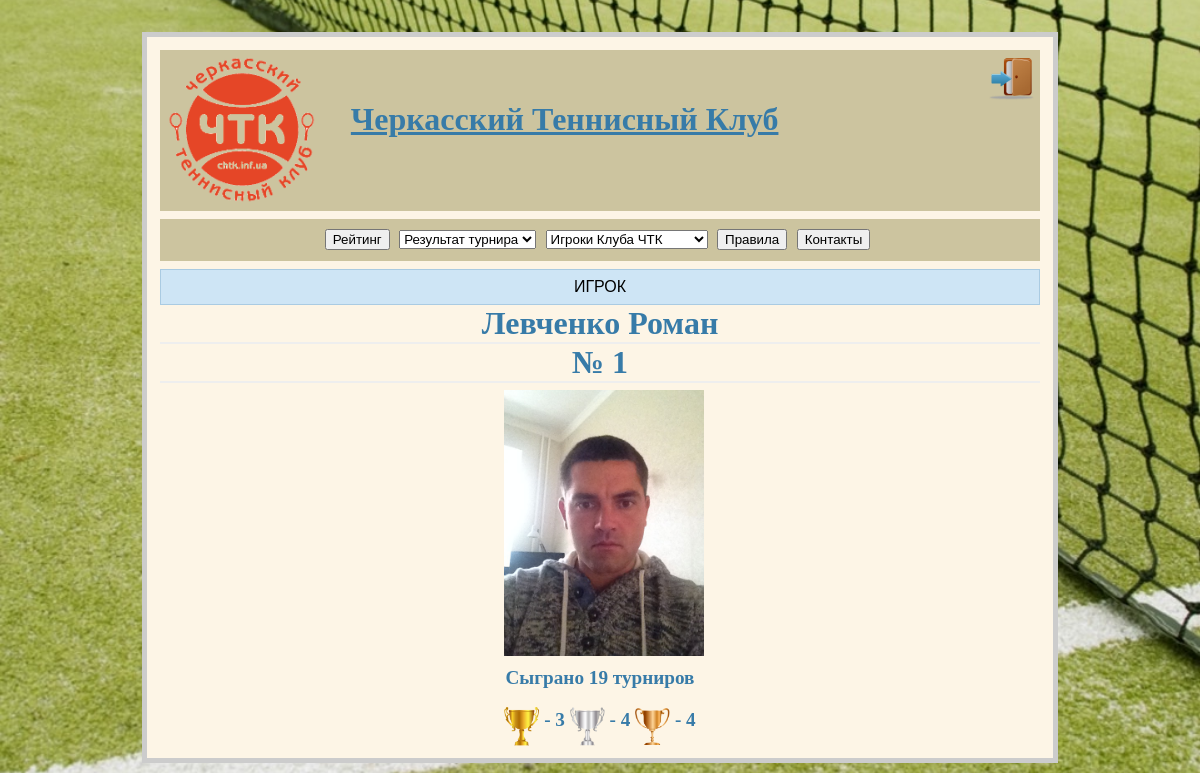
/player/1/, run on the app's committed database.
### chtk.py (models this page shows, shortened)
class Players(dab.Model):
    id = dab.Column(dab.Integer, primary_key=True)
    player_name = dab.Column(dab.String(20))
    player_surname = dab.Column(dab.String(20))
    path_photo = dab.Column(dab.String(40))

### chtk.py (the view)
@app.route('/player/<int:player_id>/')
def player(player_id):
    db = get_db()
    name = db.execute('select player_name from players where id = %d' % player_id)
    name = name.fetchone()
    surname = db.execute('select player_surname from players where id = %d' % player_id)
    surname = surname.fetchone()
    stats = StatsPlayers()
    list_of_player = stats.get_number_of_tours(parsed_string, name[0], surname[0])
    position = get_position(list_of_player[0])
    list_of_player.append(position)
    return render_template("player.html", player_id=player_id, players=get_data_players(), list_of_player=list_of_player)

### chtk.py (called while the page is built)
def connect_db():
    rv = sqlite3.connect(app.config['DATABASE'])
    rv.row_factory = sqlite3.Row
    return rv

def get_db():
    if not hasattr(g, 'sqlite_db'):
        g.sqlite_db = connect_db()
    return g.sqlite_db

def rating_show(parsed_string):
    new_list = {}
    counter = 1
    rating = {}
    for el in parsed_string:
        s = 1
        points_1 = 0
        while ('Турнир_' + str(s)) in el:
            points_1 += int(el['Турнир_' + str(s)])
            s += 1
        rating.update({el['Фамилия'] + ' ' + el['Имя']: points_1})
    while rating:
        for key, el in rating.items():
            if el == max(rating.values()):
                new_list[counter] = {'Очки': el, 'Фамилия': key}
                counter += 1
                rating.pop(key)
                break
    return new_list

def get_position(rating):
    for key, el in rating_show(parsed_string).items():
        if el['Очки'] == rating:
            return key

def get_data_players():
    db = get_db()
    cur_1 = db.execute('select id, player_name, player_surname, path_photo from players order by id')
    players = cur_1.fetchall()
    return players

### templates/player.html (shortened to what this page needs)
{% extends "base.html" %}
{% block body %}
<body>
<div class="header">
    <div class=flash align="center">ИГРОК</div>
        {% for player in players %}
            {% if player.id == player_id %}
                <h1 align="center">{{ player.player_surname }} {{ player.player_name }} </h1>
                <h1 align="center"> № {{ list_of_player[5] }}</h1>
                {% if player.path_photo %}
                <div align="center"> <img src="/{{ player.path_photo }}" width="200" class="picture"></div>
                {% else %}
                    <div align="center"> <img src="/static/players/no_photo.jpg" width="200" class="picture"></div>
                {% endif %}
                <h2 align="center">  Сыграно {{ list_of_player[1] }} турниров</h2><br>
                 <h2 align="center">{% if list_of_player[2] %} <img src="/static/gold.png" width="35" align="middle"> -  {{ list_of_player[2] }} {% endif %}
                 {% if list_of_player[3] %}<img src="/static/silver.png" width="35" align="middle"> -  {{ list_of_player[3] }} {% endif %}
                 {% if list_of_player[4] %}<img src="/static/bronze.png" width="35" align="middle"> -  {{ list_of_player[4] }} {% endif %} </h2>
            {% endif %}
        {% endfor %}
</div>
</body>
{% endblock %}

### static/style.css (style rules this page uses)
body { font-family: sans-serif; background: url(background.jpg) no-repeat center center fixed; background-size: cover; }
a, h1, h2 { color: #377ba8; }
h1, h2 { font-family: 'Georgia', serif; margin: 0; }
h1 { border-bottom: 2px solid #eee; }
h2 { font-size: 1.2em; }
.flash { background: #cee5F5; padding: 0.5em; border: 1px solid #aacbe2; }
.picture { margin: 7px 0 7px 7px; }

### data on the page
Players: player_surname "Левченко", player_name "Роман", id "1", path_photo (picture), list_of_player "19", list_of_player "3", list_of_player "4"
